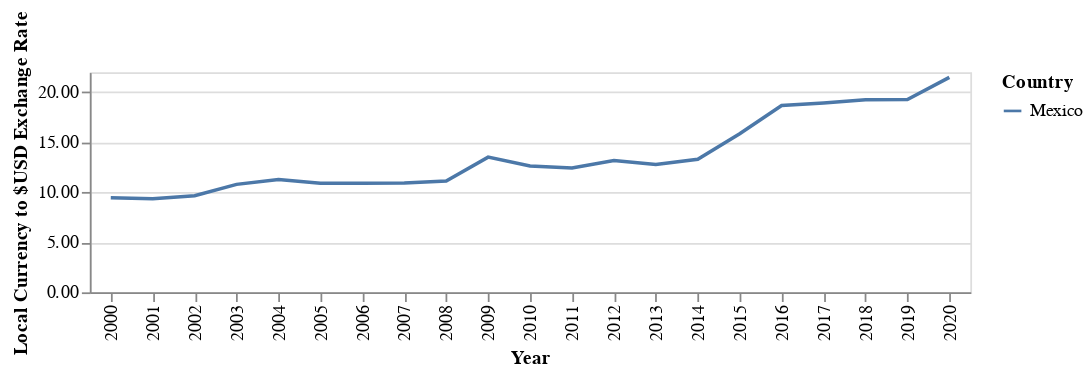

Notebook code for this chart:
### Code cell
#Exchange Rate Chart
gdp=my_data.get_gdp_all_data()
gdp_c=gdp[gdp.Country.isin(['United States','Mexico','Canada'])]
gdp_c=gdp[gdp.Country.isin(['Mexico'])]
base=alt.Chart(gdp_c)

exchange_rate=base.mark_line().encode(
    x=alt.X('Year:N'),
    y=alt.Y('exchange_rate:Q',axis=alt.Axis(title='Local Currency to $USD Exchange Rate',format='.2f')),
    color='Country:N'
    ).properties(height=125,width=500)

exchange_rate
